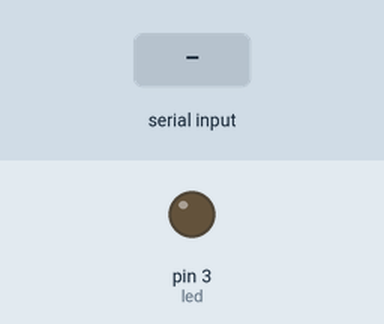
Recording of a sketch running on a simulated Arduino Uno, built with avr-gcc and run on an emulated ATmega328P. Shown: output pins drawn as LEDs (lit = HIGH). The inputs (shaded band) are chosen by the test bench. What the sketch prints to the serial monitor is not drawn.

Above: at 1.2 s.
1.3 s: "90,45\n" received over Serial
2.8 s: "30,150\n" received over Serial
4.3 s: "200\n" received over Serial
At 4.8 s:
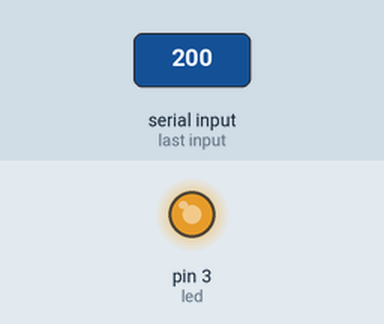
5.8 s: "90\n" received over Serial
At 7.2 s:
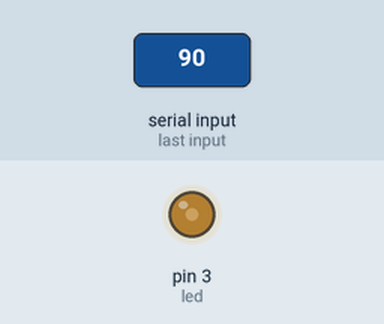
Timing chart, 0 to 8.3 s (numbered marks = the images above; inputs shaded):
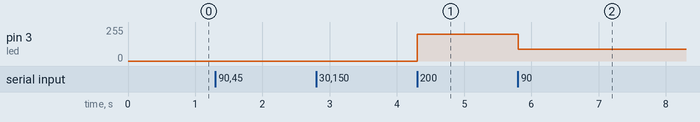

The sketch:

analogico.ino
```cpp
int led=3;

void setup()
{
  pinMode(led, OUTPUT);
  Serial.begin(9600);
  Serial.println("Introduzca un numero de 0 a 255:\n");
};

void loop()
{
  char cad[4];
  int i;
  if( Serial.available() > 0)
  {
    delay(5);
    for( i=0 ; Serial.available() > 0 ; i++ )
      cad[i] = Serial.read();
    cad[i] = '\0';
    analogWrite(led, (byte)atoi(cad));
  }
}
```

Measured:
- after the input at 4.3 s, pin 3 (led): 0/255 → 200/255 at once
- after the input at 5.8 s, pin 3 (led): 200/255 → 90/255 at once
